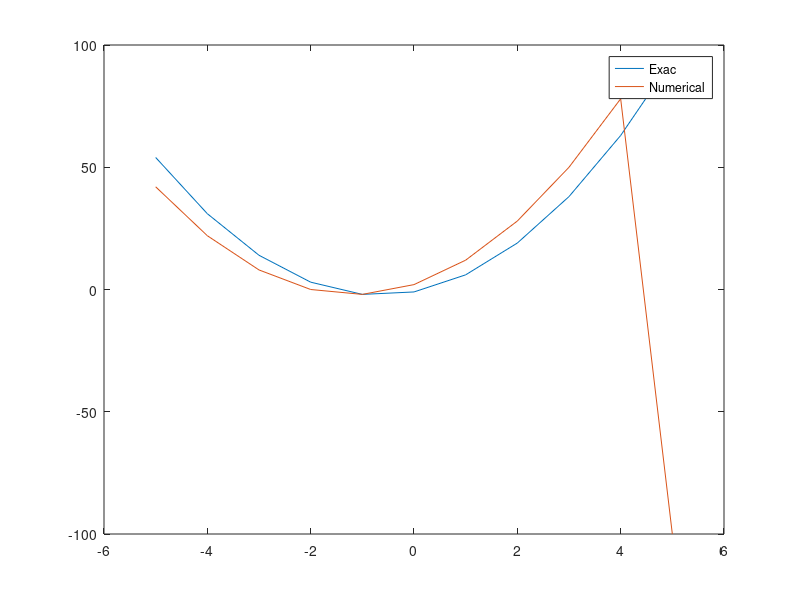

MATLAB code to generate this figure:
clear, clc
x = -5:1:5;
y = x.^3 + 2*x.^2 -x +3;
%%figure(1);

dydx_exact = 3*x.^2 + 4*x -1;
%plot(x,dydx_exact);

%{
y_z2 = [];
x_z2 = [];
for i=-5:.1:5
    formula = i.^3 + 2*i.^2 -i +3;
    y_z2 = [y_z2 formula];
    x_z2 = [x_z2 i]
end

y_z1 = [];
x_z1 = [];
for i=-4:.1:6
    formula = i.^3 + 2*i.^2 -i +3;
    y_z1 = [y_z1 formula];
    x_z1 = [x_z1 i]
end
z3 = [];
z3 = (y_z1-y_z2)/(x_z1-x_z2)

plot(x,z3);

plot(x,dydx_exact,x,z3);
%}

plot(x,dydx_exact);
%}
dydx = diff(y)./diff(x);

dydx = [dydx -100]
plot(x,dydx_exact, x, dydx)
legend('Exac', 'Numerical')